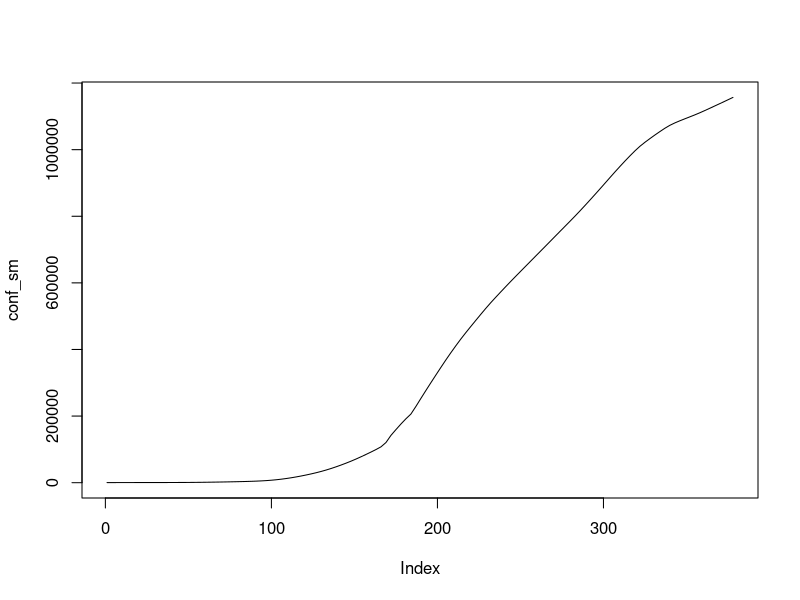
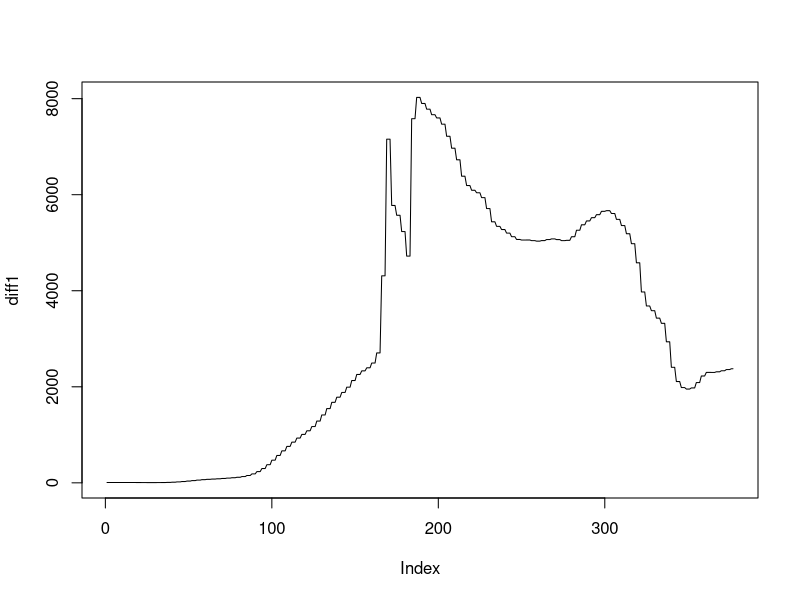
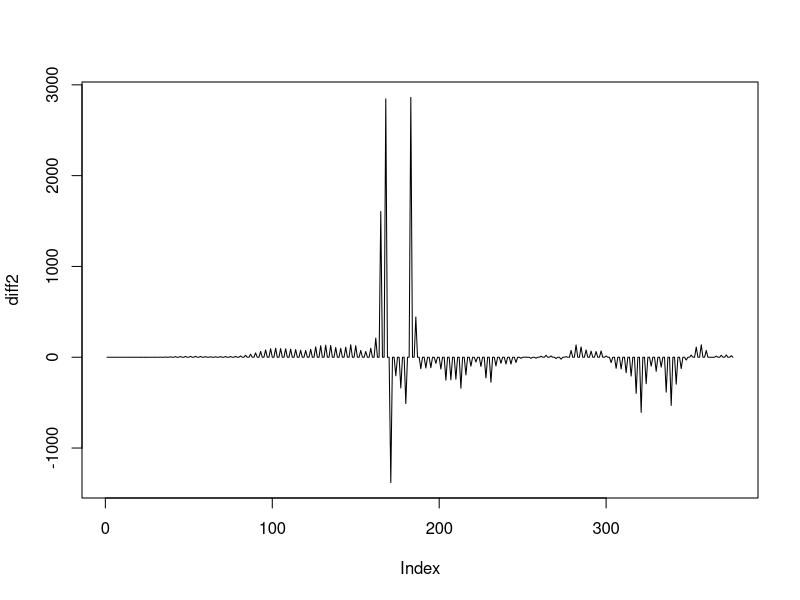
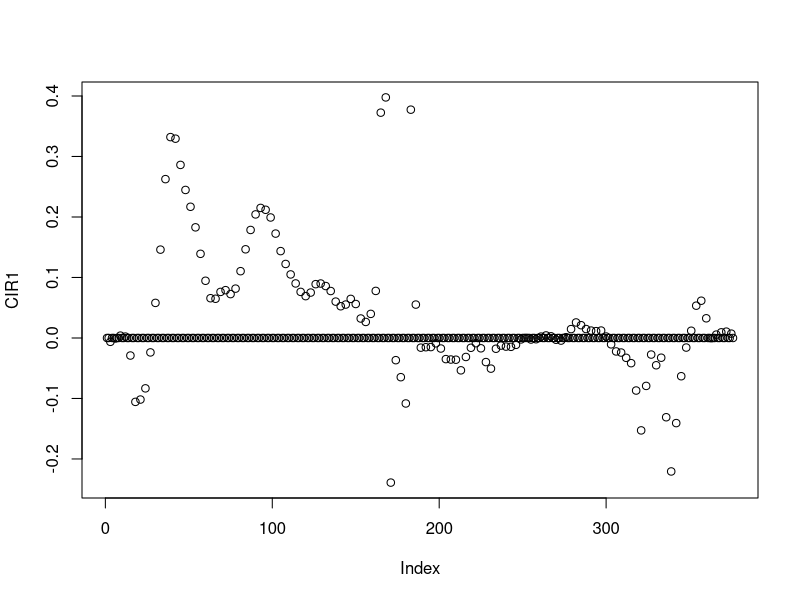

Recreate these plots in R, in order. (Note: this script raises an error after producing the figures.)
library(ggplot2)

setwd("/Users/dpetrov/OneDrive/College/2020-2021 (Yr 3)/Spring 2021/STA 199/R")
df_all = read.csv("states.csv")
states_india  = unique(unlist(df_all["State"], use.names=FALSE))
#state_wise_daily, with info on every state everyday, doesn't start recording until 14 Mar 2020
#index 548 starts dates 2020-04-01

states_india = states_india[-2] #remove India
df = df_all[-c(1:547),]
india_data = data.frame()
for(state in states_india){
  india_data = rbind(india_data,subset(df,State == state) )
}
# save(india_data, file = "indiaData.Rda")

kerala_data = subset(india_data,State == "Kerala")
kerala_data$Date <- as.Date( as.character(kerala_data$Date), format="%Y-%m-%d")


#last date
kerala_data$Date[length(kerala_data$Date)]

conf_sm = lowess(kerala_data$Confirmed, f = 1/10)$y
plot(conf_sm,type="l")
diff1 = diff(conf_sm)
plot(diff1,type="l")
#diff1 = diff(kerala_data$Confirmed)
#diff2 = diff(kerala_data$Confirmed[-1])
diff2 = diff(diff1)
plot(diff2,type="l")
CIR1 = diff2/diff1[-1]
plot(CIR1)
smoothedCIR = lowess(CIR, f=1/8)$y
plot(smoothedCIR,type="l")



shortDiff1 = head(diff1,-1)
CIR = diff2/diff1[-1]
#CIR = (diff2-shortDiff1)/diff1[-1]
plot(CIR,type="l")
smoothedCIR = lowess(CIR, f=1/17)$y
plot(smoothedCIR,type="l")

CFR = 100*kerala_data$Deceased/kerala_data$Confirmed
kerala_data = cbind(kerala_data, CFR)


CFR_lowess = lowess(CFR, f=1/20)$y
plot(CFR,type="l", main="bandwidth = 1/17")
#plot(smoothedCFR,type="l")
ggplot(kerala_data, aes(x=Date, y=CFR)) + geom_line() + ylab("CFR")
ggplot(kerala_data, aes(x=Date, y=CFR_lowess)) + geom_line() + ylab("CFR")




#PLOTS
#cumulative confirmed cases over time
kerala_data = subset(india_data,State == "Kerala")
kerala_data$Date <- as.Date( as.character(kerala_data$Date), format="%Y-%m-%d")
ggplot(kerala_data, aes(x=Date, y=Confirmed/1000)) + geom_line() + ylab("Cumulative Confirmed Cases (thousands)") + ggtitle("Cumulative confirmed cases count per day in Kerala")

#delta_C over time
#delta_C = rep(0, dim(kerala_data)[1])
#kerala_data = cbind(kerala_data, delta_C)
# for(i in 2:dim(kerala_data)[1]){
#   kerala_data$delta_C[i] = kerala_data$Confirmed[i] -kerala_data$Confirmed[i-1]
# }
delta_C = c(0,diff(kerala_data$Confirmed))
kerala_data = cbind(kerala_data, delta_C)


ggplot(kerala_data, aes(x=Date, y=delta_C/1000)) + geom_line() + ylab("Change in daily confirmed cases (thousands)") + ggtitle("Change in confirmed cases per day in Kerala")


smoothedC = lowess(kerala_data$Date, kerala_data$Confirmed)$y
ggplot(kerala_data, aes(x=Date, y=smoothedC)) + geom_line()

ggplot(kerala_data, aes(x=Date, y=delta_C)) + geom_line() + ylab("delta Confirmed")


bandwidth = 1/16
smoothed_deltaC = lowess(kerala_data$Date, kerala_data$delta_C, f=bandwidth)$y
ggplot(kerala_data, aes(x=Date, y=smoothed_deltaC/1000)) + geom_line() +  ylab("Change in daily confirmed cases (thousands)") + ggtitle("Change in confirmed cases per day in Kerala")

smoothed_deltaC = lowess(kerala_data$Date, kerala_data$delta_C)$y
ggplot(kerala_data, aes(x=Date, y=smoothed_deltaC)) + geom_line() + ggtitle("default bandwidth = 2/3") + ylab("delta Confirmed")

ggplot(kerala_data[-1], aes(x=Date, y=d)) + geom_line()



delta_C = diff(kerala_data$Confirmed)
kerala_data = cbind(kerala_data, delta_C)




# #cumulative recivered cases over time
kerala_data = subset(india_data,State == "Kerala")
kerala_data$Date <- as.Date( as.character(kerala_data$Date), format="%Y-%m-%d")
ggplot(kerala_data, aes(x=Date, y=Recovered)) + geom_line()

#delta_R over time
delta_R = rep(0, dim(kerala_data)[1])
kerala_data = cbind(kerala_data, delta_R)
for(i in 2:dim(kerala_data)[1]){
  kerala_data$delta_R[i] = kerala_data$Recovered[i] -kerala_data$Recovered[i-1]
}
ggplot(kerala_data, aes(x=Date, y=delta_R)) + geom_line()

bandwidth = 1/16
smoothed_deltaR = lowess(kerala_data$Date, kerala_data$delta_R, f=bandwidth)$y
ggplot(kerala_data, aes(x=Date, y=smoothed_deltaR)) + geom_line() + ggtitle("bandwidth = 1/16") + ylab("delta Recovered")


#cumulative deceased cases over time
kerala_data = subset(india_data,State == "Kerala")
kerala_data$Date <- as.Date( as.character(kerala_data$Date), format="%Y-%m-%d")
ggplot(kerala_data, aes(x=Date, y=Deceased)) + geom_line()

#delta_D over time
# delta_D = rep(0, dim(kerala_data)[1])
# kerala_data = cbind(kerala_data, delta_D)
# for(i in 2:dim(kerala_data)[1]){
#   kerala_data$delta_D[i] = kerala_data$Deceased[i] -kerala_data$Deceased[i-1]
# }
delta_D = c(0,diff(kerala_data$Deceased))
ggplot(kerala_data, aes(x=Date, y=delta_D)) + geom_line() + ylab("delta Deceased")

bandwidth = 1/14
smoothed_deltaD = lowess(kerala_data$Date,delta_D, f=bandwidth)$y
# kerala_data = cbind(kerala_data, smoothed_deltaD)
ggplot(kerala_data, aes(x=Date, y=smoothed_deltaD)) + geom_line() + ggtitle("bandwidth = 1/14") + ylab("delta Deceased")

#increase bandwidth = smoother, decrease bandwidth more rough

#diff

#######################################################################################



#Qt + Ht = Confirmed - Recovered - Death

#Plot Confirmed, Recovered Deceased


delta_C <- data.frame(t,rep(NA, length(dates_india)-1))
#CIR
for(date_index in 2:length(dates_india)){
  delta_C[date_index-1,2] = confirmed_india[confirmed_india$State=="Kerala",][date_index+1]-confirmed_india[confirmed_india$State=="Kerala",][date_index]
}
colnames(delta_C) = c("t","delta_C")
ggplot(delta_C, aes(x=t, y=delta_C)) + geom_point()

a <- data.frame(dates_india,rep(NA, length(dates_india)-1))


df1 = subset(df,State == "Lakshadweep")
df2 = subset(df,State == "Kerala")
df3 = rbind(df1,df2)


combined = rbind(df_test,df2)



dates_india = unique(unlist(df["Date"], use.names=FALSE))

#not every state has data for everyday
for (i in unique(states_india)){
  print(i)
  print(sum(df["State"]==i))
}


#create empty dataframe with dates as columns and states as rows
confirmed_india = data.frame(matrix(ncol = length(dates_india)+1, nrow = length(states_india)))
colnames(confirmed_india) = c("State", dates_india)
confirmed_india[,1] = states_india
colnames(confirmed_india)[0] = "State"


#inefficient way to do this 
for (state in states_india){
  for(date in dates_india){
    confirmed_india[confirmed_india$State==state,][date] = df[df$State== state & df$Date==date,]["Confirmed"]
  }
}

#confirmed
#create empty dataframe with dates as columns and states as rows
confirmed_india = data.frame(matrix(ncol = length(dates_india)+1, nrow = length(states_india)))
colnames(confirmed_india) = c("State", dates_india)
confirmed_india[,1] = states_india
colnames(confirmed_india)[0] = "State"


#inefficient way to do this 
for (state in states_india){
  for(date in dates_india){
    confirmed_india[confirmed_india$State==state,][date] = df[df$State== state & df$Date==date,]["Confirmed"]
  }
}


#recovered
recovered_india = data.frame(matrix(ncol = length(dates_india)+1, nrow = length(states_india)))
colnames(recovered_india) = c("State", dates_india)
recovered_india[,1] = states_india
colnames(recovered_india)[0] = "State"


#inefficient way to do this 
for (state in states_india){
  for(date in dates_india){
    recovered_india[recovered_india$State==state,][date] = df[df$State== state & df$Date==date,]["Recovered"]
  }
}

#deceased
deceased_india = data.frame(matrix(ncol = length(dates_india)+1, nrow = length(states_india)))
colnames(deceased_india) = c("State", dates_india)
deceased_india[,1] = states_india
colnames(deceased_india)[0] = "State"


#inefficient way to do this 
for (state in states_india){
  for(date in dates_india){
    deceased_india[deceased_india$State==state,][date] = df[df$State== state & df$Date==date,]["Deceased"]
  }
}

delta_C <- data.frame(t,rep(NA, length(dates_india)-1))
#CIR
for(date_index in 2:length(dates_india)){
  delta_C[date_index-1,2] = confirmed_india[confirmed_india$State=="Kerala",][date_index+1]-confirmed_india[confirmed_india$State=="Kerala",][date_index]
}
colnames(delta_C) = c("t","delta_C")
ggplot(delta_C, aes(x=t, y=delta_C)) + geom_point()

a <- data.frame(dates_india,rep(NA, length(dates_india)-1))
